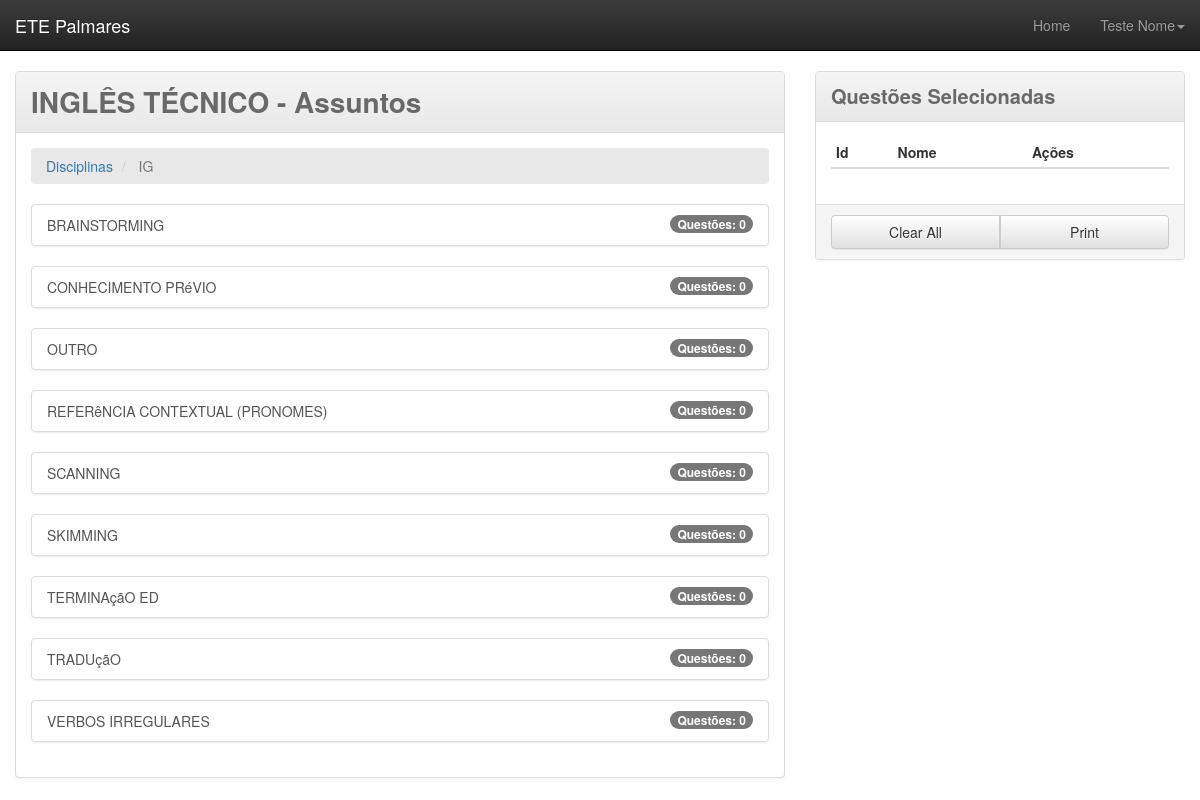
Screenshot of /assunto?disciplina=5 (signed in) with the database file from the repository.
### tables this page shows
CREATE TABLE `disciplina` (
  `disciplina_id` int(11) NOT NULL,
  `disciplina_codigo` varchar(11) NOT NULL,
  `disciplina_nome` varchar(70) NOT NULL,
  `disciplina_nome_abreviacao` varchar(15) NOT NULL,
  `disciplina_create_at` datetime NOT NULL DEFAULT CURRENT_TIMESTAMP,
  `disciplina_update_atdisciplina_update_at` datetime DEFAULT NULL
);

CREATE TABLE `disciplina_assunto` (
  `disciplina_assunto_id_disciplina` int(11) NOT NULL,
  `disciplina_assunto_id` int(11) NOT NULL,
  `disciplina_assunto_nome` varchar(50) NOT NULL,
  `disciplina_assunto_create_at` datetime NOT NULL DEFAULT CURRENT_TIMESTAMP,
  `disciplina_assunto_update_at` datetime DEFAULT NULL
);

### class/assunto.php (called while the page is built, shortened)
<?php
	class Assunto extends Configdb
	{
		var $conn;
		function __construct()
		{
			$this->conn = new PDO('mysql:host='.$this->host.';dbname='.$this->dbname, $this->user, $this->password, array(PDO::MYSQL_ATTR_INIT_COMMAND => "SET NAMES utf8"));
		}
		function getInfoDisciplina($disciplina_assunto){
			$star = $this->conn->prepare("
				SELECT
				    A.disciplina_nome,
				    A.disciplina_codigo,
				    A.disciplina_nome_abreviacao
				FROM
				    disciplina AS A
				WHERE
					A.disciplina_id = :disciplina_assunto
				");
			$star->bindValue(":disciplina_assunto", $disciplina_assunto, PDO::PARAM_INT);
			$run = $star->execute();
			$rs = $star->fetch(PDO::FETCH_ASSOC);
			return $rs;
		}
		function listAssuntos($disciplina_assunto){
			$star = $this->conn->prepare("
				SELECT
				    S.disciplina_assunto_id,
				    S.disciplina_assunto_nome,
				    (SELECT COUNT(*)
				     FROM disciplina_assunto_questao
				     WHERE 	disciplina_assunto_questao_id_assunto = S.disciplina_assunto_id ) AS assunto_total_questoes
				FROM
				    disciplina_assunto AS S
				WHERE
					S.disciplina_assunto_id_disciplina = :disciplina_assunto
			    ORDER BY
			    	disciplina_assunto_nome");
			$star->bindValue(":disciplina_assunto", $disciplina_assunto, PDO::PARAM_INT);
			$run = $star->execute();
			return $star;
		}
	}
?>

### assunto.php (the view, shortened to what this page needs)
<?php
    $disciplina_id = (isset($_GET['disciplina']))? $_GET['disciplina'] : null;
    include './class/assunto.php';
    $assunto = new Assunto();
    $resultado_disciplina = $assunto->getInfoDisciplina($disciplina_id);
    $resultado_assuntos = $assunto->listAssuntos($disciplina_id);
?>
<!DOCTYPE html>
<html>
    <head>
        <?php include './template/header.php'; ?>
    </head>
    <body>
        <?php include './template/navbar.php'; ?>
        <div class="container-fluid">
             <div class="row" >
                  <div class="col-md-8">
                        <div class="panel  panel-default">
                            <div class="panel-heading" id="title-panel">
                                <?php echo mb_strimwidth($resultado_disciplina['disciplina_nome'], 0, 35, "..."); ?>
                                    -
                                Assuntos
                            </div>
                            <div class="panel-body" >
                                <ol class="breadcrumb" >
                                    <li>
                                        <a href="./home">
                                            Disciplinas
                                        </a>
                                    </li>
                                    <li class="active">
                                        <?php echo $resultado_disciplina['disciplina_nome_abreviacao']; ?>
                                    </li>
                                </ol>
                                <?php if ($resultado_assuntos) { ?>
                                    <?php  while($rows_assuntos = $resultado_assuntos->fetch(PDO::FETCH_ASSOC)) {?>
                                     <ul class="list-group">
                                            <a href="./questoes?assunto=<?php echo $rows_assuntos['disciplina_assunto_id']; ?>" class="list-group-item">
                                                <span class="badge">
                                                    Questões:
                                                    <?php echo $rows_assuntos['assunto_total_questoes']; ?>
                                                </span>
                                                <?php echo strtoupper($rows_assuntos['disciplina_assunto_nome']); ?>
                                            </a>
                                        </ul>
                                    <?php } ?>
                                <?php } ?>
                            </div>
                     </div>
                </div>
                <div class="col-md-4">
                    <?php include './template/panel_sidebar_questoes_selecionadas.php'; ?>
                </div>
            </div>
        </div>
    </body>
</html>

### template/header.php (style rules this page uses)
#title-panel { font-size: 21pt; color: #696969; font-weight: bold; }
body { background-color: #fff; }
.breadcrumb { background-color: #E8E8E8; }

### rows the page displays
disciplina: disciplina_nome "INGLÊS TÉCNICO", disciplina_nome_abreviacao "IG"
disciplina_assunto: assunto_total_questoes "0", disciplina_assunto_nome "BRAINSTORMING"
disciplina_assunto: assunto_total_questoes "0", disciplina_assunto_nome "CONHECIMENTO PRéVIO"
disciplina_assunto: assunto_total_questoes "0", disciplina_assunto_nome "OUTRO"
disciplina_assunto: assunto_total_questoes "0", disciplina_assunto_nome "REFERêNCIA CONTEXTUAL (PRONOMES)"
disciplina_assunto: assunto_total_questoes "0", disciplina_assunto_nome "SCANNING"
disciplina_assunto: assunto_total_questoes "0", disciplina_assunto_nome "SKIMMING"
disciplina_assunto: assunto_total_questoes "0", disciplina_assunto_nome "TERMINAçãO ED"
disciplina_assunto: assunto_total_questoes "0", disciplina_assunto_nome "TRADUçãO"
disciplina_assunto: assunto_total_questoes "0", disciplina_assunto_nome "VERBOS IRREGULARES"

### other values shown
$_SESSION['nome_usuario'] "Teste Nome"
